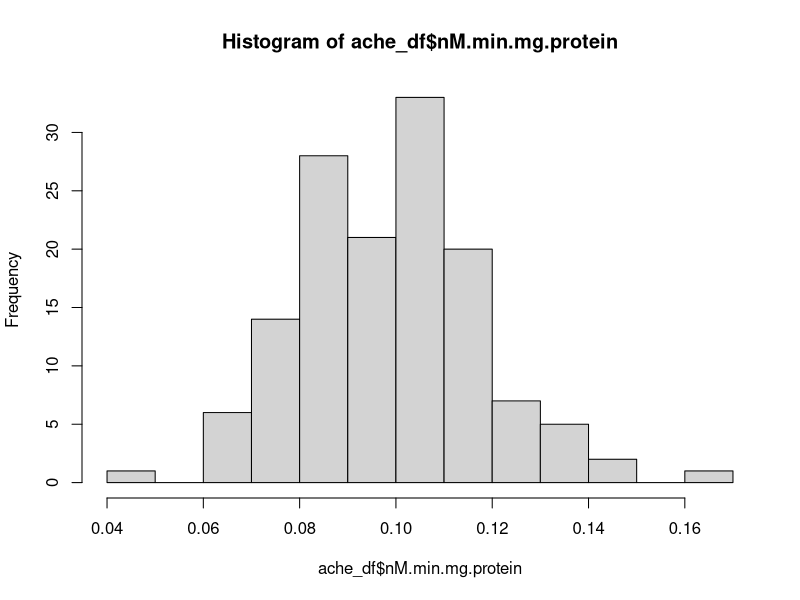

Generate this figure with R: (Note: this script raises an error after producing the figure.)
## ---- chunk 1
ache_df <- read.csv("final_df.csv")

ache_df$Chemical <- factor(ache_df$Chemical, levels = c("Control", "Bifenthrin", "Cyfluthrin", "Cyhalothrin"))

ache_df$Salinity <- factor(ache_df$Salinity, levels = c("6 PSU", "10 PSU"))


hist(ache_df$nM.min.mg.protein)

summary(aov(nM.min.mg.protein ~ as.factor(Chemical), ache_df %>% filter(Generation == 'F0', Salinity == '6 PSU')))
DunnettTest(nM.min.mg.protein ~ as.factor(Chemical), ache_df %>% filter(Generation == 'F0', Salinity == '6 PSU'))
summary(aov(nM.min.mg.protein ~ as.factor(Chemical), ache_df %>% filter(Generation == 'F0', Salinity == '10 PSU')))
summary(aov(nM.min.mg.protein ~ as.factor(Chemical), ache_df %>% filter(Generation == 'F1', Salinity == '6 PSU')))
summary(aov(nM.min.mg.protein ~ as.factor(Chemical), ache_df %>% filter(Generation == 'F1', Salinity == '10 PSU')))
summary(ache)

## ---- chunk 2

ggplot(ache_df, aes(Chemical, nM.min.mg.protein))+
#  geom_point(aes(color = as.factor(type)), size = 0.002) + 
  stat_summary(aes(fill = (Chemical)), position = position_dodge(), fun = "mean", geom = "bar") +
  stat_summary(fun.data = mean_se, geom = "errorbar", position = position_dodge()) +
  theme_bw() +
  labs(title = "", 
       y = "nmol / min / mg protein", 
       x = "Chemical",
       fill = "Chemical") +
  scale_fill_manual(values = c("goldenrod3", "royalblue1", "slateblue1", "springgreen4")) +
  facet_grid(Salinity ~ Generation) +
  theme(axis.text.x= element_blank(), plot.title = element_text(hjust = 0.5, size = 18), 
        legend.text=element_text(size=12), legend.title=element_text(size=14), 
        axis.text.y= element_text(size=10), axis.ticks.x = element_blank(), axis.title.y = element_text(size = 14),  axis.title.x = element_text(size = 14), strip.text.x = element_text(size = 14), strip.text.y = element_text(size = 14))

ggsave("ache.png", height = 4, width  = 6)



